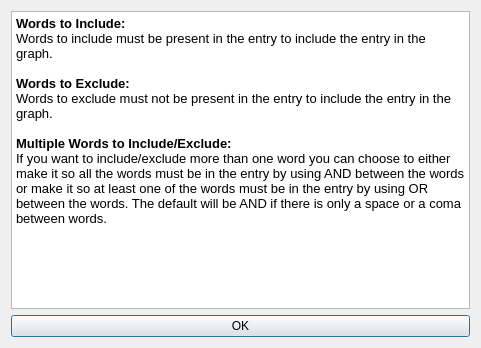
<ui version="4.0" >
 <class>WordHelpDialog</class>
 <widget class="QDialog" name="WordHelpDialog" >
  <property name="geometry" >
   <rect>
    <x>0</x>
    <y>0</y>
    <width>481</width>
    <height>348</height>
   </rect>
  </property>
  <property name="sizePolicy" >
   <sizepolicy vsizetype="Fixed" hsizetype="Fixed" >
    <horstretch>0</horstretch>
    <verstretch>0</verstretch>
   </sizepolicy>
  </property>
  <property name="windowTitle" >
   <string>Word Inclusion/Exclusion Help</string>
  </property>
  <layout class="QGridLayout" name="gridLayout" >
   <item row="0" column="0" >
    <widget class="QTextBrowser" name="textBrowser" >
     <property name="html" >
      <string>&lt;!DOCTYPE HTML PUBLIC "-//W3C//DTD HTML 4.0//EN" "http://www.w3.org/TR/REC-html40/strict.dtd">
&lt;html>&lt;head>&lt;meta name="qrichtext" content="1" />&lt;style type="text/css">
p, li { white-space: pre-wrap; }
&lt;/style>&lt;/head>&lt;body style=" font-family:'Sans Serif'; font-size:10pt; font-weight:400; font-style:normal;">
&lt;p style=" margin-top:0px; margin-bottom:0px; margin-left:0px; margin-right:0px; -qt-block-indent:0; text-indent:0px;">&lt;span style=" font-weight:600;">Words to Include:&lt;/span>&lt;/p>
&lt;p style=" margin-top:0px; margin-bottom:0px; margin-left:0px; margin-right:0px; -qt-block-indent:0; text-indent:0px;">Words to include must be present in the entry to include the entry in the graph. &lt;/p>
&lt;p style="-qt-paragraph-type:empty; margin-top:0px; margin-bottom:0px; margin-left:0px; margin-right:0px; -qt-block-indent:0; text-indent:0px;">&lt;/p>
&lt;p style=" margin-top:0px; margin-bottom:0px; margin-left:0px; margin-right:0px; -qt-block-indent:0; text-indent:0px; font-weight:600;">Words to Exclude:&lt;/p>
&lt;p style=" margin-top:0px; margin-bottom:0px; margin-left:0px; margin-right:0px; -qt-block-indent:0; text-indent:0px;">Words to exclude must not be present in the entry to include the entry in the graph.  &lt;/p>
&lt;p style="-qt-paragraph-type:empty; margin-top:0px; margin-bottom:0px; margin-left:0px; margin-right:0px; -qt-block-indent:0; text-indent:0px;">&lt;/p>
&lt;p style=" margin-top:0px; margin-bottom:0px; margin-left:0px; margin-right:0px; -qt-block-indent:0; text-indent:0px;">&lt;span style=" font-weight:600;">Multiple Words to Include/Exclude:&lt;/span>&lt;/p>
&lt;p style=" margin-top:0px; margin-bottom:0px; margin-left:0px; margin-right:0px; -qt-block-indent:0; text-indent:0px;">If you want to include/exclude more than one word you can choose to either make it so all the words must be in the entry by using AND between the words or make it so at least one of the words must be in the entry by using OR between the words. The default will be AND if there is only a space or a coma between words.&lt;/p>&lt;/body>&lt;/html></string>
     </property>
    </widget>
   </item>
   <item row="1" column="0" >
    <widget class="QPushButton" name="pushButton" >
     <property name="text" >
      <string>OK</string>
     </property>
    </widget>
   </item>
  </layout>
 </widget>
 <resources/>
 <connections/>
</ui>
